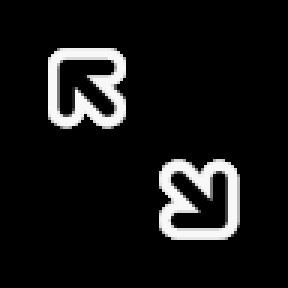
#> input picture assets/extracted/dark/base/dgn1.png, 96 x 96 px, found by its file name (shown 3 times larger); its folder holds only this picture in this run
$ python optimize_cursor.py
#> lines starting #> are read from the running program, lines starting #| are printed output that depends on the picture; after the words box and inside, x2 and y2 are one past the last pixel; in counts of white or black regions, pixels touching at a corner belong together
#!/usr/bin/env python3
"""
光标矢量化优化脚本
解决 vtracer binary 模式产生的噪点和锯齿问题
"""
import os
import sys
import re
from pathlib import Path
from PIL import Image, ImageFilter
import numpy as np
import vtracer

PROJECT = Path("C:/Users/22414/dev/cursor-concept")
EXTRACTED = PROJECT / "assets/extracted"
OPTIMIZED = PROJECT / "assets/optimized"
VECTORIZED = PROJECT / "assets/vectorized_v2"

OPTIMIZED.mkdir(parents=True, exist_ok=True)
VECTORIZED.mkdir(parents=True, exist_ok=True)

def preprocess_cursor(png_path: Path, out_path: Path, threshold: int = 20):
    """
    预处理光标 PNG：
    1. 基于亮度阈值分离前景（光标）和背景
    2. 将背景设为透明
    3. 形态学开运算去除孤立噪点
    4. 轻微高斯模糊 + 阈值重建，平滑边缘
    """
#> called with threshold = 20
    img = Image.open(png_path).convert("RGBA")
#> img is the input picture: PIL image 96x96 RGBA; mean R, G, B, A 20.6, 20.6, 20.6, 255
    arr = np.array(img)
    rgb = arr[:, :, :3].astype(float)

    # 亮度计算
    lum = 0.299 * rgb[:, :, 0] + 0.587 * rgb[:, :, 1] + 0.114 * rgb[:, :, 2]

    # 创建掩码：亮度 > threshold 为前景
    mask = (lum > threshold).astype(np.uint8) * 255
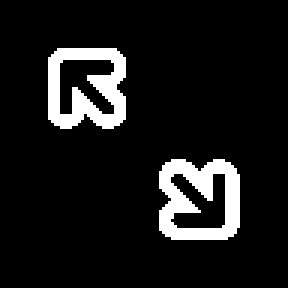
#> mask: shape (96, 96) (shown 3 times larger); 9.5% white; 2 white regions, box (x1, y1, x2, y2) and area: (53, 53, 80, 80) 452, (16, 16, 42, 43) 428

    # 形态学开运算：先腐蚀后膨胀，去除小噪点
    mask_img = Image.fromarray(mask, mode='L')
    # MinFilter(3) = 腐蚀，MaxFilter(3) = 膨胀
    mask_img = mask_img.filter(ImageFilter.MinFilter(3))
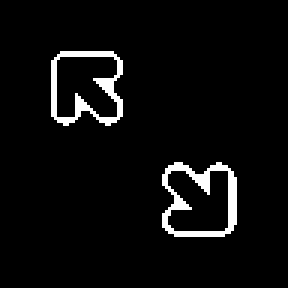
#> mask_img: PIL image 96x96 L (shown 3 times larger); 4.5% white in thin lines or dots, all inside (x1, y1, x2, y2) = (17, 17, 79, 79)
    mask_img = mask_img.filter(ImageFilter.MaxFilter(3))
#> mask_img: PIL image 96x96 L; 9.5% white; 2 white regions, box (x1, y1, x2, y2) and area: (53, 53, 80, 80) 447, (16, 16, 42, 43) 424
    mask = np.array(mask_img)

    # 应用掩码：背景透明，前景保留原色
    result = arr.copy()
    result[:, :, 3] = mask
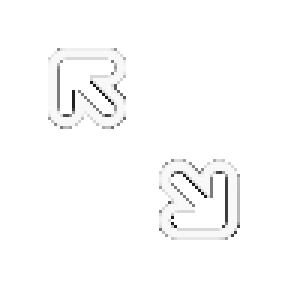
#> result: shape (96, 96, 4) (shown 3 times larger); mean R, G, B, A 20.6, 20.6, 20.6, 24.1; transparent parts drawn white

    # 保存
    out_img = Image.fromarray(result, mode="RGBA")
    out_img.save(out_path)
    return out_path

def vectorize_optimized(png_path: Path, svg_path: Path):
    """
    用优化参数重新矢量化：
    - color 模式保留颜色层次
    - 提高 filter_speckle 去除小噪点
    - spline 模式平滑曲线
    - 提高 corner_threshold 减少尖锐角
    """
    vtracer.convert_image_to_svg_py(
        str(png_path),
        str(svg_path),
        colormode="color",
        mode="spline",
        filter_speckle=8,
        corner_threshold=120,
        splice_threshold=45,
        length_threshold=6,
    )
#> (this line was passed over: vtracer is not available in this run)
    return svg_path

def postprocess_svg(svg_path: Path):
    """
    SVG 后处理：
    1. 删除面积过小的路径（噪点）
    2. 简化路径数据
    """
#> (the run stopped early here; a loop or call above may not have finished)

$ run again, on assets/extracted/dark/base/dgn2.png
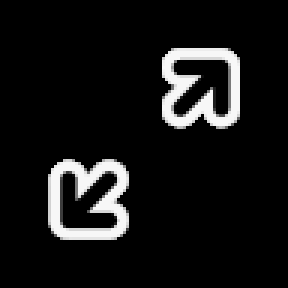
#> input picture assets/extracted/dark/base/dgn2.png, 96 x 96 px, found by its file name (shown 3 times larger)
#> in preprocess_cursor, img is the input picture: PIL image 96x96 RGBA; mean R, G, B, A 20.5, 20.5, 20.5, 255
#> in preprocess_cursor, `mask = (lum > threshold).astype(np.uint8) * 255`:
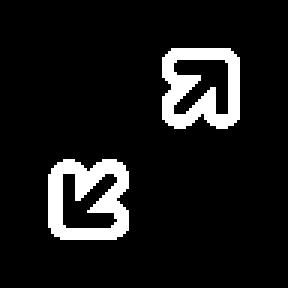
#> mask: shape (96, 96) (shown 3 times larger); 9.5% white; 2 white regions, box (x1, y1, x2, y2) and area: (16, 53, 43, 80) 452, (54, 16, 80, 43) 428
#> in preprocess_cursor, `result[:, :, 3] = mask`:
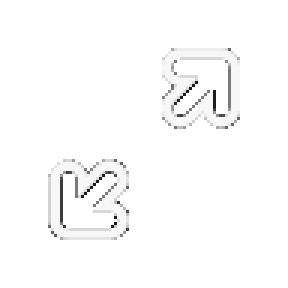
#> result: shape (96, 96, 4) (shown 3 times larger); mean R, G, B, A 20.5, 20.5, 20.5, 24.1; transparent parts drawn white
